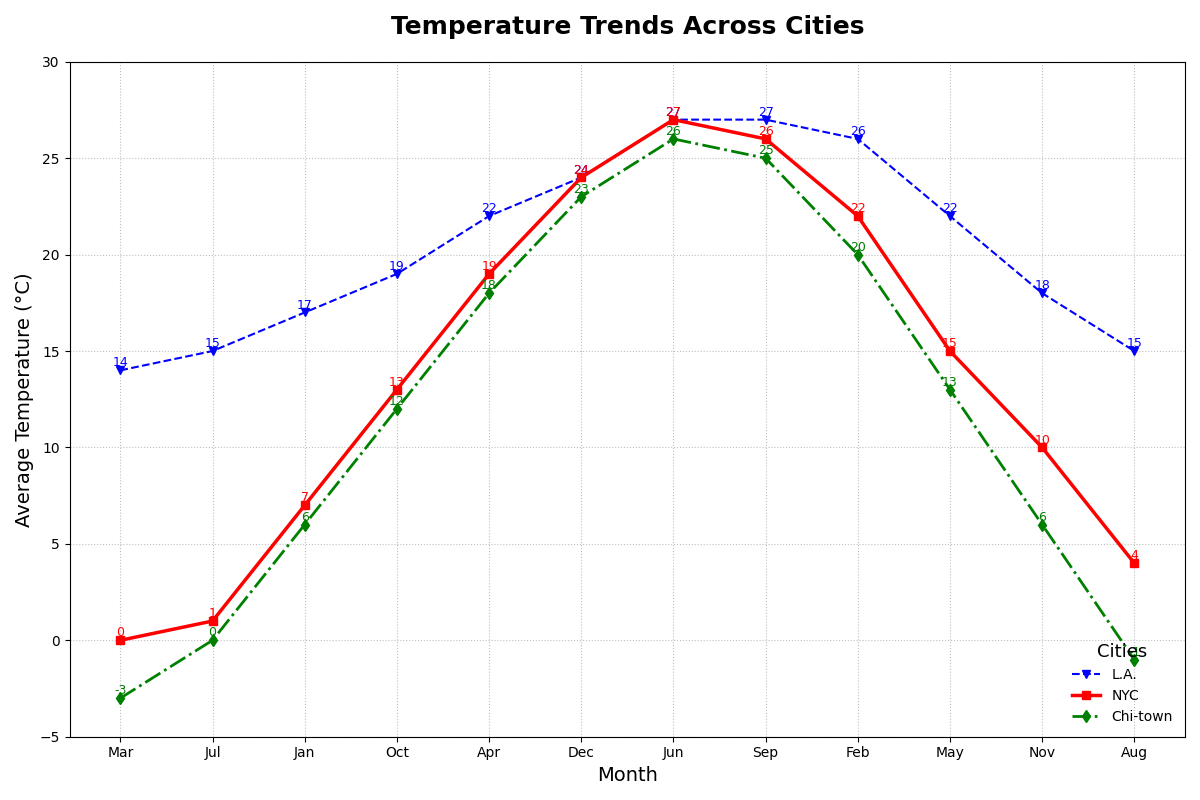

Write the Python code that produced this figure.
import matplotlib.pyplot as plt
import numpy as np

months = np.array(['Mar', 'Jul', 'Jan', 'Oct', 'Apr', 'Dec', 'Jun', 'Sep', 'Feb', 'May', 'Nov', 'Aug'])
la_temps = np.array([14, 15, 17, 19, 22, 24, 27, 27, 26, 22, 18, 15])
ny_temps = np.array([0, 1, 7, 13, 19, 24, 27, 26, 22, 15, 10, 4])
chicago_temps = np.array([-3, 0, 6, 12, 18, 23, 26, 25, 20, 13, 6, -1])

fig, ax = plt.subplots(figsize=(12, 8))

# Randomly altering the stylistic elements:
# Changed marker types, line styles, colors, and linewidths:
ax.plot(months, la_temps, marker='v', linestyle='--', color='blue', label='L.A.', linewidth=1.5)
ax.plot(months, ny_temps, marker='s', linestyle='-', color='red', label='NYC', linewidth=2.5)
ax.plot(months, chicago_temps, marker='d', linestyle='-.', color='green', label='Chi-town', linewidth=2)

# Title, labels, and grid styling:
ax.set_title("Temperature Trends Across Cities", fontsize=18, weight='bold', pad=20)
ax.set_xlabel("Month", fontsize=14)
ax.set_ylabel("Average Temperature (°C)", fontsize=14)
ax.set_ylim(-5, 30)
ax.grid(True, linestyle=':', alpha=0.8)  # Dash-dotted style with different transparency

# Altering text annotations for readability:
for i, txt in enumerate(la_temps):
    ax.text(months[i], la_temps[i] + 0.2, str(txt), ha='center', fontsize=9, color='blue')
for i, txt in enumerate(ny_temps):
    ax.text(months[i], ny_temps[i] + 0.2, str(txt), ha='center', fontsize=9, color='red')
for i, txt in enumerate(chicago_temps):
    ax.text(months[i], chicago_temps[i] + 0.2, str(txt), ha='center', fontsize=9, color='green')

# Updated legend position and style:
ax.legend(title='Cities', title_fontsize='13', fontsize='10', loc='lower right', frameon=False)

plt.tight_layout()
plt.show()
